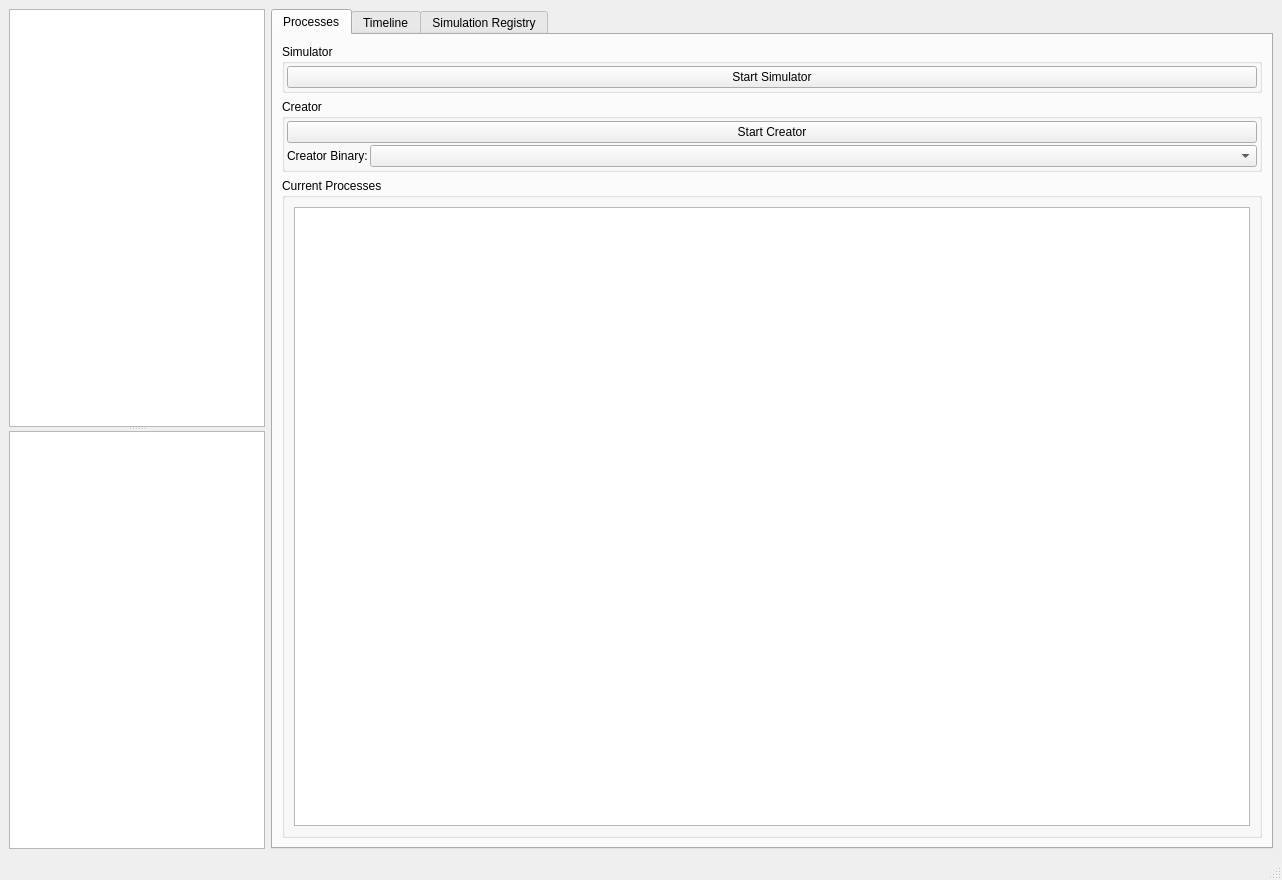
<?xml version="1.0" encoding="UTF-8"?>
<ui version="4.0">
 <class>MainWindow</class>
 <widget class="QMainWindow" name="MainWindow">
  <property name="geometry">
   <rect>
    <x>0</x>
    <y>0</y>
    <width>1282</width>
    <height>880</height>
   </rect>
  </property>
  <property name="windowTitle">
   <string>MainWindow</string>
  </property>
  <widget class="QWidget" name="centralwidget">
   <layout class="QHBoxLayout" name="horizontalLayout">
    <item>
     <widget class="QSplitter" name="splitter">
      <property name="orientation">
       <enum>Qt::Vertical</enum>
      </property>
      <widget class="QTreeWidget" name="timelineTree">
       <property name="headerHidden">
        <bool>true</bool>
       </property>
       <column>
        <property name="text">
         <string notr="true">1</string>
        </property>
       </column>
      </widget>
      <widget class="QListWidget" name="timelinePointList"/>
     </widget>
    </item>
    <item>
     <widget class="QTabWidget" name="tabWidget">
      <property name="currentIndex">
       <number>0</number>
      </property>
      <widget class="QWidget" name="processTab">
       <attribute name="title">
        <string>Processes</string>
       </attribute>
       <layout class="QHBoxLayout" name="horizontalLayout_6" stretch="1">
        <item>
         <layout class="QVBoxLayout" name="verticalLayout_4">
          <item>
           <widget class="QGroupBox" name="simulatorGroupBox">
            <property name="title">
             <string>Simulator</string>
            </property>
            <layout class="QHBoxLayout" name="horizontalLayout_18">
             <property name="spacing">
              <number>2</number>
             </property>
             <property name="leftMargin">
              <number>2</number>
             </property>
             <property name="topMargin">
              <number>2</number>
             </property>
             <property name="rightMargin">
              <number>2</number>
             </property>
             <property name="bottomMargin">
              <number>2</number>
             </property>
             <item>
              <widget class="QPushButton" name="startSimulatorButton">
               <property name="text">
                <string>Start Simulator</string>
               </property>
              </widget>
             </item>
            </layout>
           </widget>
          </item>
          <item>
           <widget class="QGroupBox" name="creatorGroupBox">
            <property name="title">
             <string>Creator</string>
            </property>
            <layout class="QVBoxLayout" name="verticalLayout_2">
             <property name="spacing">
              <number>2</number>
             </property>
             <property name="leftMargin">
              <number>2</number>
             </property>
             <property name="topMargin">
              <number>2</number>
             </property>
             <property name="rightMargin">
              <number>2</number>
             </property>
             <property name="bottomMargin">
              <number>2</number>
             </property>
             <item>
              <layout class="QHBoxLayout" name="horizontalLayout_5">
               <item>
                <widget class="QPushButton" name="startCreatorButton">
                 <property name="text">
                  <string>Start Creator</string>
                 </property>
                </widget>
               </item>
              </layout>
             </item>
             <item>
              <layout class="QHBoxLayout" name="horizontalLayout_7" stretch="0,1">
               <item>
                <widget class="QLabel" name="label_8">
                 <property name="text">
                  <string>Creator Binary:</string>
                 </property>
                </widget>
               </item>
               <item>
                <widget class="QComboBox" name="startCreatorBinaryComboBox"/>
               </item>
              </layout>
             </item>
            </layout>
           </widget>
          </item>
          <item>
           <widget class="QGroupBox" name="currentProcessesGroupBox">
            <property name="title">
             <string>Current Processes</string>
            </property>
            <layout class="QHBoxLayout" name="horizontalLayout_2">
             <item>
              <widget class="QListView" name="currentProcessesList"/>
             </item>
            </layout>
           </widget>
          </item>
         </layout>
        </item>
       </layout>
      </widget>
      <widget class="QWidget" name="timelineTab">
       <attribute name="title">
        <string>Timeline</string>
       </attribute>
       <layout class="QVBoxLayout" name="verticalLayout">
        <item>
         <layout class="QHBoxLayout" name="horizontalLayout_4">
          <item>
           <widget class="QPushButton" name="createCreatorAtSelection">
            <property name="text">
             <string>Create Timeline Creator at Selection</string>
            </property>
           </widget>
          </item>
          <item>
           <widget class="QPushButton" name="createSimulatorAtSelection">
            <property name="text">
             <string>Create Timeline Simulator at Selection</string>
            </property>
           </widget>
          </item>
          <item>
           <spacer name="horizontalSpacer_6">
            <property name="orientation">
             <enum>Qt::Horizontal</enum>
            </property>
            <property name="sizeHint" stdset="0">
             <size>
              <width>40</width>
              <height>20</height>
             </size>
            </property>
           </spacer>
          </item>
          <item>
           <widget class="QPushButton" name="deleteSelectedTimelineButton">
            <property name="palette">
             <palette>
              <active>
               <colorrole role="ButtonText">
                <brush brushstyle="SolidPattern">
                 <color alpha="255">
                  <red>170</red>
                  <green>0</green>
                  <blue>0</blue>
                 </color>
                </brush>
               </colorrole>
              </active>
              <inactive>
               <colorrole role="ButtonText">
                <brush brushstyle="SolidPattern">
                 <color alpha="255">
                  <red>170</red>
                  <green>0</green>
                  <blue>0</blue>
                 </color>
                </brush>
               </colorrole>
              </inactive>
              <disabled>
               <colorrole role="ButtonText">
                <brush brushstyle="SolidPattern">
                 <color alpha="255">
                  <red>120</red>
                  <green>120</green>
                  <blue>120</blue>
                 </color>
                </brush>
               </colorrole>
              </disabled>
             </palette>
            </property>
            <property name="text">
             <string>Delete Selected Timeline</string>
            </property>
           </widget>
          </item>
         </layout>
        </item>
        <item>
         <layout class="QHBoxLayout" name="horizontalLayout_16" stretch="0,1">
          <item>
           <widget class="QLabel" name="label_7">
            <property name="text">
             <string>Timeline Binary:</string>
            </property>
           </widget>
          </item>
          <item>
           <widget class="QLabel" name="timelineBinaryLabel">
            <property name="font">
             <font>
              <weight>75</weight>
              <bold>true</bold>
             </font>
            </property>
            <property name="text">
             <string>&lt;current binary&gt;</string>
            </property>
           </widget>
          </item>
         </layout>
        </item>
        <item>
         <layout class="QHBoxLayout" name="horizontalLayout_8">
          <item>
           <widget class="QLabel" name="label_5">
            <property name="text">
             <string>New Tag:</string>
            </property>
           </widget>
          </item>
          <item>
           <widget class="QLineEdit" name="newTagLineEdit"/>
          </item>
          <item>
           <widget class="QPushButton" name="newTagButton">
            <property name="text">
             <string>Add New Tag</string>
            </property>
           </widget>
          </item>
          <item>
           <spacer name="horizontalSpacer">
            <property name="orientation">
             <enum>Qt::Horizontal</enum>
            </property>
            <property name="sizeHint" stdset="0">
             <size>
              <width>40</width>
              <height>20</height>
             </size>
            </property>
           </spacer>
          </item>
          <item>
           <widget class="QPushButton" name="deleteTagsButton">
            <property name="palette">
             <palette>
              <active>
               <colorrole role="ButtonText">
                <brush brushstyle="SolidPattern">
                 <color alpha="255">
                  <red>181</red>
                  <green>0</green>
                  <blue>0</blue>
                 </color>
                </brush>
               </colorrole>
              </active>
              <inactive>
               <colorrole role="ButtonText">
                <brush brushstyle="SolidPattern">
                 <color alpha="255">
                  <red>181</red>
                  <green>0</green>
                  <blue>0</blue>
                 </color>
                </brush>
               </colorrole>
              </inactive>
              <disabled>
               <colorrole role="ButtonText">
                <brush brushstyle="SolidPattern">
                 <color alpha="255">
                  <red>120</red>
                  <green>120</green>
                  <blue>120</blue>
                 </color>
                </brush>
               </colorrole>
              </disabled>
             </palette>
            </property>
            <property name="text">
             <string>Delete Tags</string>
            </property>
           </widget>
          </item>
         </layout>
        </item>
        <item>
         <widget class="QListWidget" name="tagsListWidget">
          <property name="selectionMode">
           <enum>QAbstractItemView::MultiSelection</enum>
          </property>
         </widget>
        </item>
        <item>
         <widget class="QLabel" name="label">
          <property name="sizePolicy">
           <sizepolicy hsizetype="Expanding" vsizetype="Preferred">
            <horstretch>0</horstretch>
            <verstretch>0</verstretch>
           </sizepolicy>
          </property>
          <property name="text">
           <string>Point State JSON</string>
          </property>
         </widget>
        </item>
        <item>
         <widget class="QPlainTextEdit" name="pointStateJsonTextEdit">
          <property name="readOnly">
           <bool>true</bool>
          </property>
         </widget>
        </item>
       </layout>
      </widget>
      <widget class="QWidget" name="binaryRegistryTab">
       <attribute name="title">
        <string>Simulation Registry</string>
       </attribute>
       <layout class="QVBoxLayout" name="verticalLayout_3">
        <item>
         <layout class="QHBoxLayout" name="binarySourceLayout" stretch="0,1">
          <item>
           <layout class="QVBoxLayout" name="verticalLayout_6">
            <item>
             <widget class="QPushButton" name="addLocalSimbinButton">
              <property name="text">
               <string>Add Local Simbin</string>
              </property>
             </widget>
            </item>
            <item>
             <widget class="QListWidget" name="localSimbinList"/>
            </item>
           </layout>
          </item>
          <item>
           <layout class="QVBoxLayout" name="verticalLayout_7">
            <item>
             <layout class="QHBoxLayout" name="horizontalLayout_3">
              <item>
               <widget class="QPushButton" name="uploadBinaryFromSimbinButton">
                <property name="text">
                 <string>Upload New Binary from Simbin</string>
                </property>
               </widget>
              </item>
              <item>
               <spacer name="horizontalSpacer_4">
                <property name="orientation">
                 <enum>Qt::Horizontal</enum>
                </property>
                <property name="sizeHint" stdset="0">
                 <size>
                  <width>40</width>
                  <height>20</height>
                 </size>
                </property>
               </spacer>
              </item>
              <item>
               <widget class="QPushButton" name="removeSimSourceButton">
                <property name="palette">
                 <palette>
                  <active>
                   <colorrole role="ButtonText">
                    <brush brushstyle="SolidPattern">
                     <color alpha="255">
                      <red>170</red>
                      <green>0</green>
                      <blue>0</blue>
                     </color>
                    </brush>
                   </colorrole>
                  </active>
                  <inactive>
                   <colorrole role="ButtonText">
                    <brush brushstyle="SolidPattern">
                     <color alpha="255">
                      <red>170</red>
                      <green>0</green>
                      <blue>0</blue>
                     </color>
                    </brush>
                   </colorrole>
                  </inactive>
                  <disabled>
                   <colorrole role="ButtonText">
                    <brush brushstyle="SolidPattern">
                     <color alpha="255">
                      <red>120</red>
                      <green>120</green>
                      <blue>120</blue>
                     </color>
                    </brush>
                   </colorrole>
                  </disabled>
                 </palette>
                </property>
                <property name="text">
                 <string>Remove Source</string>
                </property>
               </widget>
              </item>
             </layout>
            </item>
            <item>
             <layout class="QHBoxLayout" name="horizontalLayout_13" stretch="0,1">
              <item>
               <widget class="QLabel" name="label_2">
                <property name="font">
                 <font>
                  <weight>75</weight>
                  <bold>true</bold>
                 </font>
                </property>
                <property name="text">
                 <string>Source File Path:</string>
                </property>
               </widget>
              </item>
              <item>
               <widget class="QLabel" name="simSourceFilePathLabel">
                <property name="text">
                 <string notr="true"/>
                </property>
                <property name="textInteractionFlags">
                 <set>Qt::TextSelectableByKeyboard|Qt::TextSelectableByMouse</set>
                </property>
               </widget>
              </item>
             </layout>
            </item>
            <item>
             <widget class="QPlainTextEdit" name="simbinFileContentsTextEdit">
              <property name="readOnly">
               <bool>true</bool>
              </property>
             </widget>
            </item>
           </layout>
          </item>
         </layout>
        </item>
        <item>
         <layout class="QHBoxLayout" name="registeredSimsLayout" stretch="0,1">
          <item>
           <widget class="QListWidget" name="registeredSimList"/>
          </item>
          <item>
           <layout class="QVBoxLayout" name="verticalLayout_9">
            <item>
             <layout class="QHBoxLayout" name="horizontalLayout_14">
              <item>
               <widget class="QPushButton" name="saveRegisteredSimDescButton">
                <property name="text">
                 <string>Save</string>
                </property>
               </widget>
              </item>
              <item>
               <widget class="QPushButton" name="discardRegisteredSimDescButton">
                <property name="text">
                 <string>Discard</string>
                </property>
               </widget>
              </item>
              <item>
               <spacer name="horizontalSpacer_5">
                <property name="orientation">
                 <enum>Qt::Horizontal</enum>
                </property>
                <property name="sizeHint" stdset="0">
                 <size>
                  <width>40</width>
                  <height>20</height>
                 </size>
                </property>
               </spacer>
              </item>
              <item>
               <widget class="QPushButton" name="unregisterSimButton">
                <property name="palette">
                 <palette>
                  <active>
                   <colorrole role="ButtonText">
                    <brush brushstyle="SolidPattern">
                     <color alpha="255">
                      <red>170</red>
                      <green>0</green>
                      <blue>0</blue>
                     </color>
                    </brush>
                   </colorrole>
                  </active>
                  <inactive>
                   <colorrole role="ButtonText">
                    <brush brushstyle="SolidPattern">
                     <color alpha="255">
                      <red>170</red>
                      <green>0</green>
                      <blue>0</blue>
                     </color>
                    </brush>
                   </colorrole>
                  </inactive>
                  <disabled>
                   <colorrole role="ButtonText">
                    <brush brushstyle="SolidPattern">
                     <color alpha="255">
                      <red>120</red>
                      <green>120</green>
                      <blue>120</blue>
                     </color>
                    </brush>
                   </colorrole>
                  </disabled>
                 </palette>
                </property>
                <property name="text">
                 <string>Unregister</string>
                </property>
               </widget>
              </item>
             </layout>
            </item>
            <item>
             <widget class="QLabel" name="label_3">
              <property name="text">
               <string>Description:</string>
              </property>
             </widget>
            </item>
            <item>
             <widget class="QPlainTextEdit" name="registeredSimDescriptionTextEdit"/>
            </item>
            <item>
             <widget class="QLabel" name="label_4">
              <property name="text">
               <string>Metadata:</string>
              </property>
             </widget>
            </item>
            <item>
             <widget class="QPlainTextEdit" name="registeredSimMetadataTextEdit">
              <property name="readOnly">
               <bool>true</bool>
              </property>
              <property name="plainText">
               <string/>
              </property>
              <property name="backgroundVisible">
               <bool>false</bool>
              </property>
             </widget>
            </item>
           </layout>
          </item>
         </layout>
        </item>
       </layout>
      </widget>
     </widget>
    </item>
   </layout>
  </widget>
  <widget class="QMenuBar" name="menubar">
   <property name="geometry">
    <rect>
     <x>0</x>
     <y>0</y>
     <width>1282</width>
     <height>21</height>
    </rect>
   </property>
  </widget>
  <widget class="QStatusBar" name="statusbar"/>
  <action name="actionConnectToSimmaServer">
   <property name="text">
    <string>Connec to Simma Server</string>
   </property>
  </action>
 </widget>
 <resources/>
 <connections/>
</ui>
